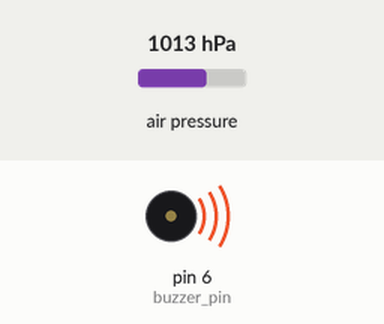
Bench run of a sketch on a simulated Arduino Uno, built with avr-gcc and run on an emulated ATmega328P. Shown: buzzer (waves = sounding). The inputs (shaded band) are chosen by the test bench; at power-on: air pressure 1013 hPa.

Above: at 0.1 s.
At 1.9 s:
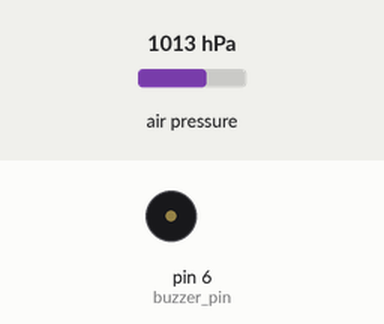
Timing chart, 0 to 3.4 s (numbered marks = the images above):
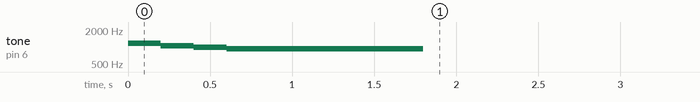

The sketch:

vario_inproges_funciona_2a.ino
```cpp
#include "buzzer.h"
#include "pressure_sensor.h"

#define VARIO_NBR_OF_BIPS 7
#define DEBUG 1
#define SOUND_TEST 1
// https://www.lebipbip.com/fr/paragliding_variometer_explained/
const Buzzer::t_buzzer_sound bips_down =                  {800, 1000, 100};  // Down
const Buzzer::t_buzzer_sound bips[VARIO_NBR_OF_BIPS] = {  {800, 300, 100},   // 0
                                                          {600, 300, 220},   // Up 1st level
                                                          {400, 200, 240},   // Up 2nd level
                                                          {300, 150, 260},   // Up 3rd level
                                                          {200, 100, 280},   // Up 4th level
                                                          {200, 100, 300},   // Up 5th level
                                                          {200, 100, 300} }; // Up 6th level

Buzzer::t_buzzer_sound current_bip;

// Constants settings for variometer
const float sampling_period = 5;   // estaba con 100
const float speed_sensibility_up = 0.5;
const float speed_sensibility_down = -2;

// Objects
TwoWire I2c;
Pressure_Sensor pressure(&I2c);
Buzzer buzzer;

// Global var
float current_altitude = 0;
float previous_altitude = 0;
float vertical_speed = 0;
float current_time = 0;
float previous_time = 0;

Buzzer::t_buzzer_sound getSound(float speed) {
  Buzzer::t_buzzer_sound bip;
  float vertical_speed_float = 0;
  int vertical_speed_int = 0;

  if( speed > 0 ) {
    vertical_speed_int = (int)speed;
    vertical_speed_float = vertical_speed_int - speed;

    if( vertical_speed_int >= VARIO_NBR_OF_BIPS) {
      vertical_speed_int = VARIO_NBR_OF_BIPS - 1;
      vertical_speed_float = 0;
    }

    bip = bips[vertical_speed_int];

    bip.bip_duration -= (bips[vertical_speed_int].bip_duration - bips[vertical_speed_int+1].bip_duration) * vertical_speed_float;
    bip.bip_note += (bips[vertical_speed_int].bip_note - bips[vertical_speed_int+1].bip_note) * vertical_speed_float;
    bip.duration -= (bips[vertical_speed_int].duration - bips[vertical_speed_int+1].duration) * vertical_speed_float;
  } else {
    bip = bips_down;
    if(speed < -5) {
      speed = -5;
    }
    bip.bip_note += (10 * speed);
  }

  return bip;
}

// Setup function
void setup() {
  //Serial.begin(9600);


  if( pressure.start_up() == Pressure_Sensor::PRESSURE_SENSOR_OK ) {
      buzzer.startup();
  }
  else {
      while(1) {
        buzzer.repeat_sound(&bips[0]);
        buzzer.sound_tick();
        delay(500);
      }
  }
  previous_altitude = pressure.readAltitude();
}

// Infinite loop
void loop() {
  float delta_altitude;
  float delta_time;
  //Serial.println("vertic");
//Serial.println(vertical_speed);
  // Calculate vertical speed
  current_altitude = pressure.readAltitude();
  delta_altitude = current_altitude - previous_altitude;
  current_time = millis();
  delta_time = current_time - previous_time;
  vertical_speed = delta_altitude*(1000/delta_time);

  if (vertical_speed >= speed_sensibility_up) {
    current_bip = getSound(vertical_speed);
    buzzer.repeat_sound(&current_bip);
  }
  else if (vertical_speed <= speed_sensibility_down) {
    current_bip = getSound(vertical_speed);
    buzzer.repeat_sound(&current_bip);
  }
  else {
    buzzer.stop_sound();
  }

  previous_altitude = current_altitude;
  previous_time = current_time;
  buzzer.sound_tick();
  delay(sampling_period);
}
```

accelerometer.cpp
```cpp
/*#include "accelerometer.h"

Accelerometer_Sensor::Accelerometer_Sensor(TwoWire *theWire) {
    this->_pI2c = theWire;
}

Accelerometer_Sensor::t_return_code Accelerometer_Sensor::start_up() {
    if(! this->begin(0x68, this->_pI2c, 0) ) return Accelerometer_Sensor::ACCEL_SENSOR_FAIL;

    return Accelerometer_Sensor::ACCEL_SENSOR_OK;
}

Accelerometer_Sensor::tick() {
    this->getEvent(&this->_accel, &this->_gyro, &this->_temp);
}

sensors_vec_t Accelerometer_Sensor::readAcceleration(){
    return this->_accel.acceleration;
}

sensors_vec_t Accelerometer_Sensor::readGyroscope(){
    return this->_gyro.gyro;
}

float Accelerometer_Sensor::readTemperature(){
    return this->_temp.temperature;
}

float Accelerometer_Sensor::getAccelerationNormal(){
    return sqrt( pow(this->_accel.acceleration.x, 2) + pow(this->_accel.acceleration.y, 2) + pow(this->_accel.acceleration.z, 2) );
}
*/
```

buzzer.cpp
```cpp
#include "buzzer.h"
#include <Arduino.h>

#define STARTUP_NBR_NOTE 4

Buzzer::startup() {
  const long startup_tempo = 400;
  const long startup_blank = 200;
  const t_buzzer_bip startup_notes[STARTUP_NBR_NOTE] = {this->NOTE_D6, this->NOTE_C6, this->NOTE_B5, this->NOTE_AS5};
  const long startup_notes_durations[STARTUP_NBR_NOTE] = {2, 3, 3, 3};

  for(int note=0; note < STARTUP_NBR_NOTE; note++) {
    tone(this->buzzer_pin, startup_notes[note], startup_notes_durations[note]*startup_tempo);
    delay(startup_blank);
  }
}

Buzzer::sound_tick() {
  unsigned long time_ms = millis();

  if(this->p_current_sound != NULL) {
    if( time_ms - this->sound_start_time_ms > this->p_current_sound->duration ) {
      tone( this->buzzer_pin,
            this->p_current_sound->bip_note,
            this->p_current_sound->bip_duration);
      this->sound_start_time_ms = time_ms;
    }
  }
}

Buzzer::repeat_sound(t_buzzer_sound *p_sound) {
  this->p_current_sound = p_sound;
}

Buzzer::stop_sound() {
  this->p_current_sound = NULL;
}
```

buzzer.h
```cpp
#include <Arduino.h>

class Buzzer {
public:
    typedef enum buzzer_bip {
        NOTE_B0 = 31,
        NOTE_C1 = 33,
        NOTE_CS1 = 35,
        NOTE_D1 = 37,
        NOTE_DS1 = 39,
        NOTE_E1 = 41,
        NOTE_F1 = 44,
        NOTE_FS1 = 46,
        NOTE_G1 = 49,
        NOTE_GS1 = 52,
        NOTE_A1 = 55,
        NOTE_AS1 = 58,
        NOTE_B1 = 62,
        NOTE_C2 = 65,
        NOTE_CS2 = 69,
        NOTE_D2 = 73,
        NOTE_DS2 = 78,
        NOTE_E2 = 82,
        NOTE_F2 = 87,
        NOTE_FS2 = 93,
        NOTE_G2 = 98,
        NOTE_GS2 = 104,
        NOTE_A2 = 110,
        NOTE_AS2 = 117,
        NOTE_B2 = 123,
        NOTE_C3 = 131,
        NOTE_CS3 = 139,
        NOTE_D3 = 147,
        NOTE_DS3 = 156,
        NOTE_E3 = 165,
        NOTE_F3 = 175,
        NOTE_FS3 = 185,
        NOTE_G3 = 196,
        NOTE_GS3 = 208,
        NOTE_A3 = 220,
        NOTE_AS3 = 233,
        NOTE_B3 = 247,
        NOTE_C4 = 262,
        NOTE_CS4 = 277,
        NOTE_D4 = 294,
        NOTE_DS4 = 311,
        NOTE_E4 = 330,
        NOTE_F4 = 349,
        NOTE_FS4 = 370,
        NOTE_G4 = 392,
        NOTE_GS4 = 415,
        NOTE_A4 = 440,
        NOTE_AS4 = 466,
        NOTE_B4 = 494,
        NOTE_C5 = 523,
        NOTE_CS5 = 554,
        NOTE_D5 = 587,
        NOTE_DS5 = 622,
        NOTE_E5 = 659,
        NOTE_F5 = 698,
        NOTE_FS5 = 740,
        NOTE_G5 = 784,
        NOTE_GS5 = 831,
        NOTE_A5 = 880,
        NOTE_AS5 = 932,
        NOTE_B5 = 988,
        NOTE_C6 = 1047,
        NOTE_CS6 = 1109,
        NOTE_D6 = 1175,
        NOTE_DS6 = 1245,
        NOTE_E6 = 1319,
        NOTE_F6 = 1397,
        NOTE_FS6 = 1480,
        NOTE_G6 = 1568,
        NOTE_GS6 = 1661,
        NOTE_A6 = 1760,
        NOTE_AS6 = 1865,
        NOTE_B6 = 1976,
        NOTE_C7 = 2093,
        NOTE_CS7 = 2217,
        NOTE_D7 = 2349,
        NOTE_DS7 = 2489,
        NOTE_E7 = 2637,
        NOTE_F7 = 2794,
        NOTE_FS7 = 2960,
        NOTE_G7 = 3136,
        NOTE_GS7 = 3322,
        NOTE_A7 = 3520,
        NOTE_AS7 = 3729,
        NOTE_B7 = 3951,
        NOTE_C8 = 4186,
        NOTE_CS8 = 4435,
        NOTE_D8 = 4699,
        NOTE_DS8 = 4978
    } t_buzzer_bip;

    typedef struct buzzer_sound
    {
        unsigned long duration;
        unsigned long bip_duration;
        int  bip_note;
    } t_buzzer_sound;


    Buzzer::startup();
    Buzzer::sound_tick();
    Buzzer::repeat_sound(t_buzzer_sound *);
    Buzzer::stop_sound();

    private:
        const int buzzer_pin  = 6;

        unsigned long sound_start_time_ms = 0;
        t_buzzer_sound *p_current_sound = NULL;
};
```

display.cpp
```cpp
#include "display.h"

Display::Display() : LiquidCrystal(Display::rs, Display::en, Display::d4, Display::d5, Display::d6, Display::d7) {
    this->begin(Display::lcd_nbr_char, Display::lcd_nbr_line);
}

Display::startup() {
    this->print("Variometer");
}

Display::print_temp(float temp) {
    String text = String(temp) + "C";
    this->setCursor(0, 0);
    this->print(text);
}

Display::print_altitude(float altitude) {
    String text = String(altitude) + "m/s";
    this->setCursor(16 - text.length(), 0);
    this->print(text);
}

Display::print_move(const String &text) {
    this->setCursor(0, 1);
    this->print(text);
}
```

display.h
```cpp
#include <LiquidCrystal.h>

class Display : public LiquidCrystal {
    private:
        static const int rs = 12, en = 11, d4 = 5, d5 = 4, d6 = 3, d7 = 2;
        static constexpr uint8_t lcd_nbr_line = 2;
        static constexpr uint8_t lcd_nbr_char = 16;

    public:
        Display::Display();
        Display::startup();
        Display::print_temp(float);
        Display::print_altitude(float);
        Display::print_move(const String &);
};
```

pressure_sensor.cpp
```cpp
#include "pressure_sensor.h"

Pressure_Sensor::Pressure_Sensor(TwoWire *theWire) : Adafruit_BMP280(theWire) {

}

Pressure_Sensor::t_return_code Pressure_Sensor::start_up() {
  if( !this->begin(0x76, 0x58) ) return Pressure_Sensor::PRESSURE_SENSOR_FAIL;

  // https://cdn-shop.adafruit.com/datasheets/BST-BMP280-DS001-11.pdf

  this->setSampling(Adafruit_BMP280::MODE_NORMAL,     /* Operating Mode. */
                    Adafruit_BMP280::SAMPLING_X2,     /* Temp. oversampling */
                    Adafruit_BMP280::SAMPLING_X16,    /* Pressure oversampling */
                    Adafruit_BMP280::FILTER_X16,       /* Filtering. */
                    Adafruit_BMP280::STANDBY_MS_63); /* Standby time. */

  return Pressure_Sensor::PRESSURE_SENSOR_OK;
}
```

pressure_sensor.h
```cpp
#include <Adafruit_BMP280.h>
#include <Wire.h>

class Pressure_Sensor : public Adafruit_BMP280 {
    public:
        typedef enum return_code {
            PRESSURE_SENSOR_OK = 0,
            PRESSURE_SENSOR_FAIL = 1
        }t_return_code;

        Pressure_Sensor::Pressure_Sensor(TwoWire *);
        Pressure_Sensor::t_return_code Pressure_Sensor::start_up();
};
```

Measured:
- by itself, tone on pin 6 (buzzer_pin): plays 1175 Hz for 0.20 s, 1047 Hz for 0.20 s, 988 Hz for 0.20 s, 932 Hz for 1.2 s
